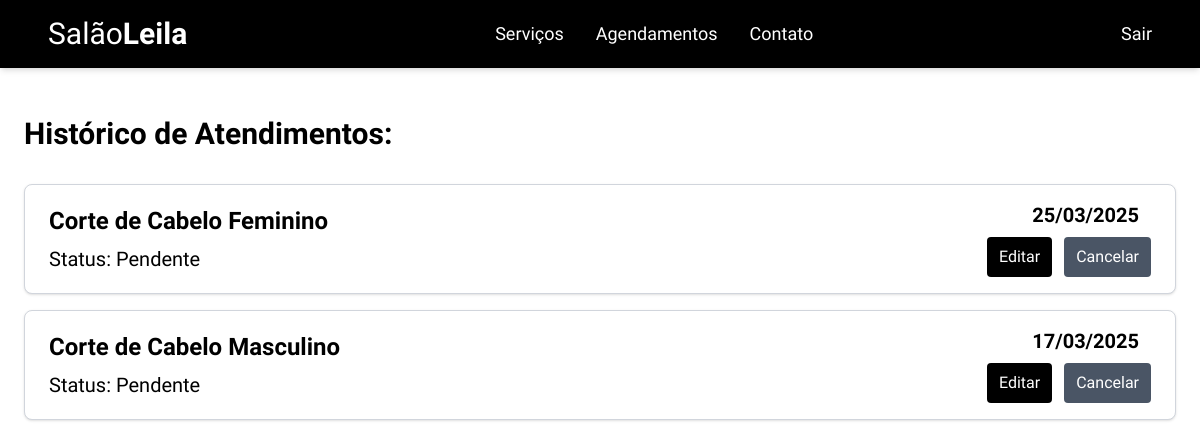
/agendamento/historico (signed in), run on an earlier commit of the app's database.
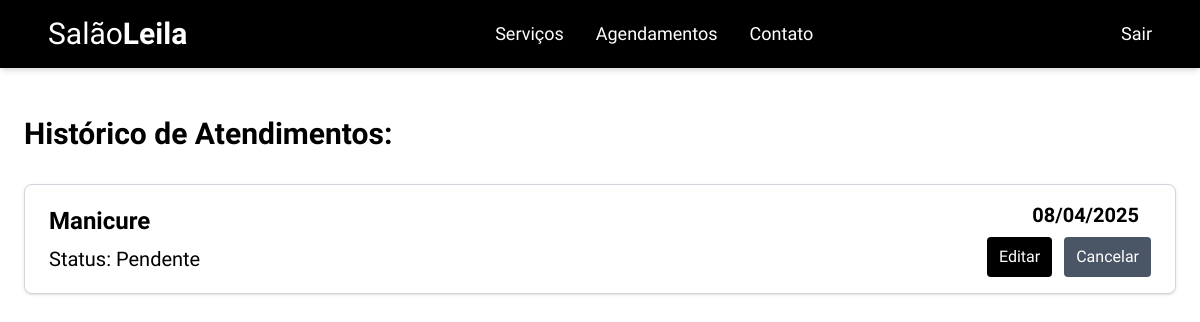
And on a later commit of the database.
### tables this page shows
CREATE TABLE IF NOT EXISTS `agendamento_servicos` (
  `id` int NOT NULL AUTO_INCREMENT,
  `agendamento_id` int DEFAULT NULL,
  `servico_id` int DEFAULT NULL,
  PRIMARY KEY (`id`),
  KEY `agendamento_id` (`agendamento_id`),
  KEY `servico_id` (`servico_id`),
  CONSTRAINT `agendamento_servicos_ibfk_1` FOREIGN KEY (`agendamento_id`) REFERENCES `agendamentos` (`id`) ON DELETE CASCADE,
  CONSTRAINT `agendamento_servicos_ibfk_2` FOREIGN KEY (`servico_id`) REFERENCES `servicos` (`id`) ON DELETE CASCADE
);

CREATE TABLE IF NOT EXISTS `servicos` (
  `id` int NOT NULL AUTO_INCREMENT,
  `nome` varchar(255) NOT NULL,
  `preco` decimal(10,2) NOT NULL,
  `descricao` text NOT NULL,
  `imagem` varchar(255) DEFAULT NULL,
  PRIMARY KEY (`id`)
);

CREATE TABLE IF NOT EXISTS `agendamentos` (
  `id` int NOT NULL AUTO_INCREMENT,
  `cliente_id` int DEFAULT NULL,
  `data_agendamento` datetime NOT NULL,
  `STATUS` enum('Pendente','Confirmado','Realizado','Cancelado') DEFAULT 'Pendente',
  `data_solicitacao` timestamp NULL DEFAULT CURRENT_TIMESTAMP,
  PRIMARY KEY (`id`),
  KEY `cliente_id` (`cliente_id`),
  CONSTRAINT `agendamentos_ibfk_1` FOREIGN KEY (`cliente_id`) REFERENCES `clientes` (`id`) ON DELETE CASCADE
);

### core/controller.php (called while the page is built, shortened)
<?php
class Controller {
    public function carregarTemplate($nomeView, $dadosModel = array(), $dados2 = array()){
        $this->dados2 = $dados2;
        require 'views/template.php';
    }
    public function carregarViewNoTemplate($nomeView, $dadosModel = array()){
        extract($dadosModel);
        require 'views/'.$nomeView.'.php';
    }
}

### controllers/agendamentoController.php (called while the page is built, shortened)
<?php
class agendamentoController extends Controller {
    public function historico() {
        $cliente_id = $_SESSION['usuario_id'];
        $a = new agendamentos();
        $dados = $a->getAgendamentos($cliente_id);
        $this->carregarTemplate('historico', array(), $dados);
    }
}

### core/core.php (called while the page is built, shortened)
<?php
class Core {
    public function __construct()
    {
        $this->run();
    }
    public function run()
    {
        $url = '';
        if(isset($_GET['pag'])){
            $url = $_GET['pag'];
        }
        if(!empty($url)){
            $url = explode('/', $url);
            array_shift($url);
            if(isset($url[0]) && !empty($url[0])){
                $metodo = $url[0];
                array_shift($url);
            } else
            {
                $metodo = 'index';
            }
            if(count($url) > 0){
                $parametros = $url;
            } else {
                $parametros = array();
            }
        } else {
            $controller = 'homeController';
            $metodo = 'index';
            $parametros = array();
        }
        $c = new $controller;
        call_user_func_array(array($c, $metodo), $parametros);
    }
}
?>

### index.php (called while the page is built, shortened)
<?php
$c = new Core();

### models/agendamentos.php (called while the page is built, shortened)
<?php
require_once 'config/conexao.php';
class agendamentos {
    private $con;
    public function __construct() {
        $this->con = Conexao::getConexao();
    }
    public function getAgendamentos($cliente_id, $data_inicio = null, $data_fim = null) {
    $sql = 'SELECT
                a.id,
                a.data_agendamento,
                a.status,
                b.servico_id,
                s.nome AS servico_nome
            FROM agendamentos a
            INNER JOIN agendamento_servicos b
            ON a.id = b.agendamento_id
            INNER JOIN servicos s
            ON b.servico_id = s.id
            WHERE a.cliente_id = :cliente_id';
    $sql .= ' ORDER BY a.data_agendamento DESC';
    $cmd = $this->con->prepare($sql);
    $cmd->bindValue(':cliente_id', $cliente_id, PDO::PARAM_INT);
    $cmd->execute();
    $dados = $cmd->fetchAll(PDO::FETCH_ASSOC);
    return $dados;
}
}

### config/conexao.php (called while the page is built, shortened)
<?php
    class Conexao {
        private static $pdo;
        public static function getConexao(){
            if(!isset(self::$pdo)){
                $host = "localhost";
                $dbname = "salao_leila";
                $username = "root";
                $password = "";
                try {
                    self::$pdo = new PDO("mysql:host=$host;dbname=$dbname;charset=utf8", $username, $password);
                    self::$pdo->setAttribute(PDO::ATTR_ERRMODE, PDO::ERRMODE_EXCEPTION);
                } catch (PDOException $e) {
                    echo "Erro na conexão: " . $e->getMessage();
                }
            }
            return self::$pdo;
        }
    }
?>

### views/historico.php (the view, shortened to what the changed rows need)
<body class="flex flex-col items-center">
<header class="w-full text-white py-4 px-6 md:px-12 flex justify-between items-center bg-black shadow-md">
        <h2 class="text-white text-2xl md:text-3xl">
            <a href="../index.php">Salão<span class="font-bold">Leila</span></a>
        </h2>
    </header>
    <main class="max-w-7xl w-full p-6 rounded-lg mt-6">
        <section class="mb-8">
            <h2 class="text-3xl font-bold mb-8 text-black">Histórico de Atendimentos:</h2>
        </section>
        <?php
            foreach ($this->dados2 as $agendamento) {
                ?>
                <div class="flex justify-between items-center bg-white py-4 px-6 rounded-lg mb-4 border border-gray-300 shadow-sm">
                    <div class="space-y-2 flex flex-col">
                        <span class="font-bold text-2xl text-black"><?php echo $agendamento['servico_nome']; ?></span>
                        <span class="text-xl font-normal text-black">Status: <?php echo $agendamento['status']; ?></span>
                    </div>
                    <div class="space-x-3 space-y-2 flex flex-col items-end">
                       <span class="text-xl font-bold text-black"><?php $data = new DateTime($agendamento['data_agendamento']); echo $data->format("d/m/Y"); ?></span>
                       <div class="space-x-3 flex justify-center items-center">
                            <a href="editar/<?php echo $agendamento['id']; ?>" class="py-2 px-3 text-white bg-black rounded hover:bg-gray-800">Editar</a>
                            <a href="cancelar/<?php echo $agendamento['id']; ?>" class="py-2 px-3 text-white bg-gray-600 rounded hover:bg-gray-700">Cancelar</a>
                       </div>
                    </div>
                </div>
                <?php
            }
        ?>
    </main>
</body>

What changed in the data, as far as the page shows it:
removed agendamento_servicos: servico.nome "Corte de Cabelo Feminino", agendamento.STATUS "Pendente", agendamento.data_agendamento "25/03/2025"
removed agendamento_servicos: servico.nome "Corte de Cabelo Masculino", agendamento.STATUS "Pendente", agendamento.data_agendamento "17/03/2025"
added agendamento_servicos: servico.nome "Manicure", agendamento.STATUS "Pendente", agendamento.data_agendamento "08/04/2025"
